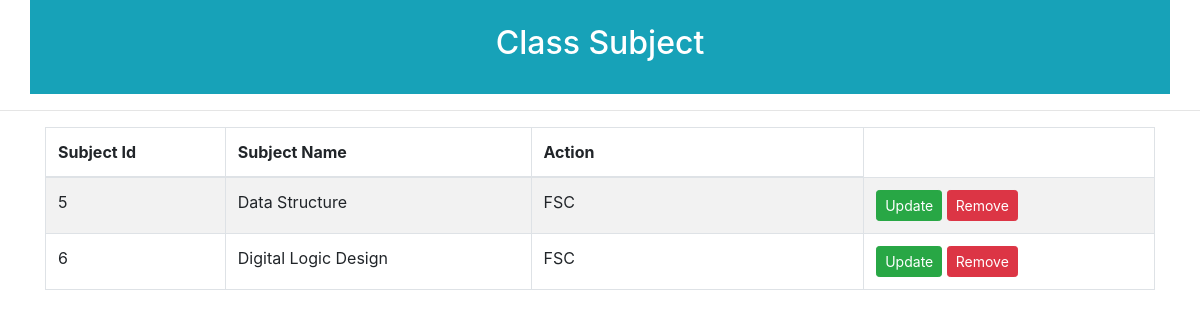
Page /class_app/get_class_subject/7/ on the committed database.
### subject/models.py (models this page shows, shortened)
class Add_subject(models.Model):
	subject_name = models.CharField(max_length=120)
	select_class = models.ForeignKey(Add_class, on_delete=models.CASCADE)

### class_app/models.py (models this page shows)
class Add_class(models.Model):
	class_name = models.CharField(max_length=120)
	def __str__(self):
		return self.class_name

### class_app/views.py (the view)
# urls.py: path('get_class_subject/<str:pk>/', views.get_class_subject, name='get_class_subject')
def get_class_subject(request, pk):
	get_class = Add_class.objects.get(id=pk)
	get_subjects = get_class.add_subject_set.all()
	data = {'get_subjects': get_subjects}
	return render(request, 'single_subject.html', data)

### templates/single_subject.html
{% extends 'links.html' %}
{% load static %}
{% block content %}
	<div class="container p-4 bg-info text-white text-center">
		<h2>Class Subject</h2>
	</div>
	<hr>
	<div class="container mt-3">
		<table class="table table-bordered table-striped table-hover">
			<tr>
				<thead>
					<th>Subject Id</th>
					<th>Subject Name</th>
					<th style="width: 30%;">Action</th>
				</thead>
			</tr>
			<tbody>
				{% for i in get_subjects %}
				<tr>
					<td>{{ i.id }}</td>
					<td>{{ i.subject_name }}</td>
					<td>{{ i.select_class }}</td>
					<td>
						<a href="" class="btn btn-success btn-sm">Update</a>
						<a href="" class="btn btn-danger btn-sm">Remove</a>
					</td>
				</tr>
				{% endfor %}
			</tbody>
		</table>
	</div>
</body>
{% endblock %}

### rows in the picture
Add_subject: id "5", subject_name "Data Structure", select_class "FSC"
Add_subject: id "6", subject_name "Digital Logic Design", select_class "FSC"
